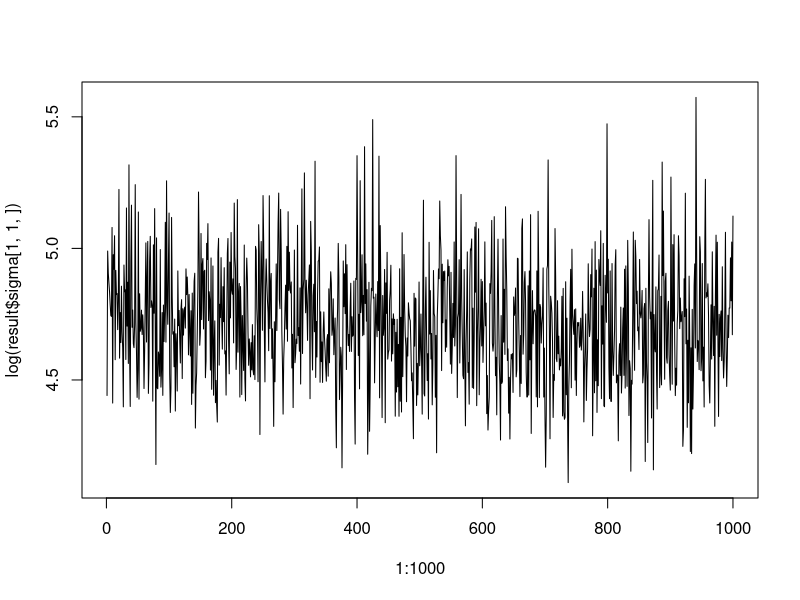
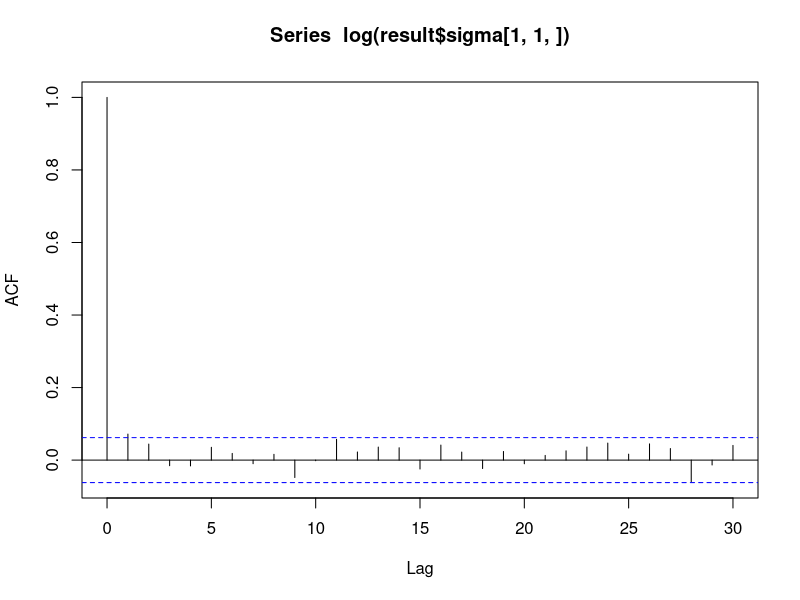
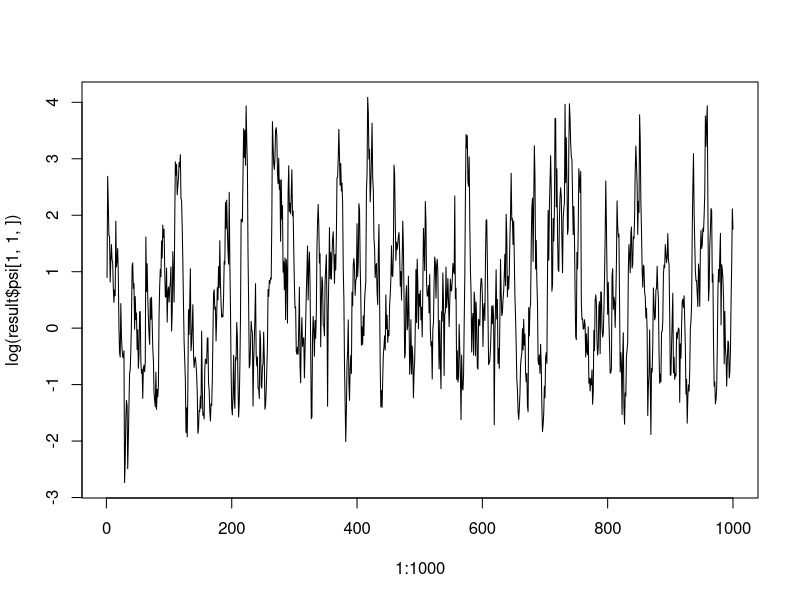
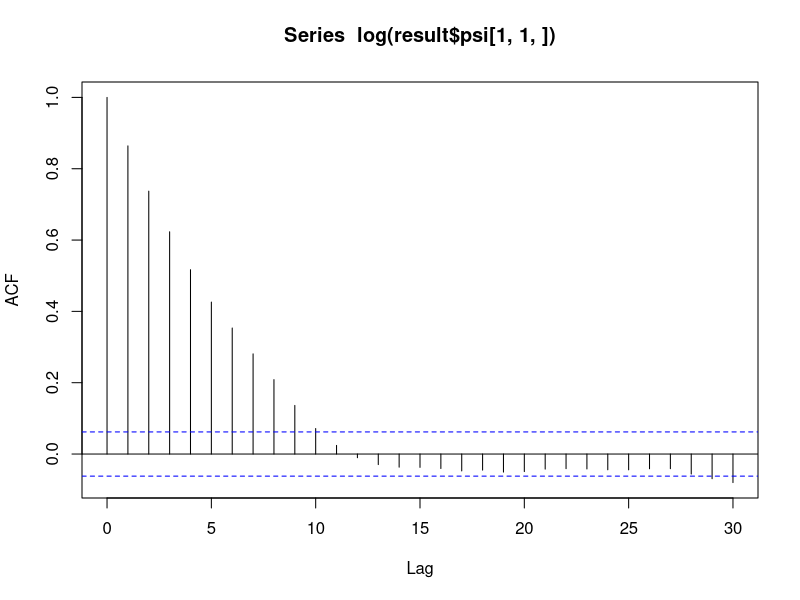
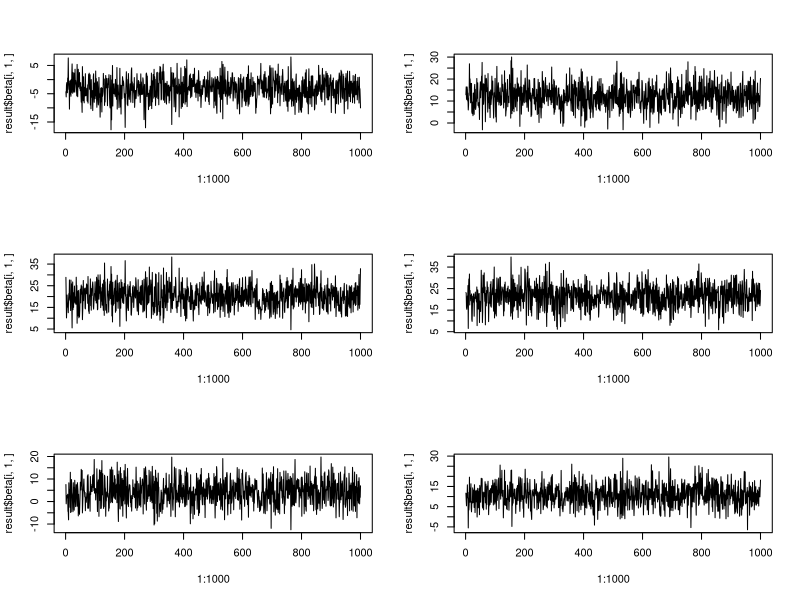
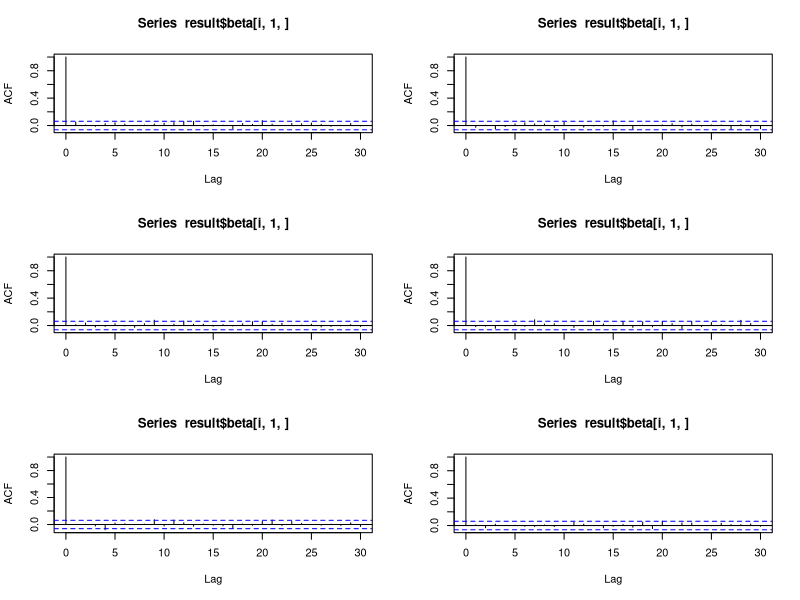

These figures' R source, in order:
library(pan)


### Name: pan
### Title: Imputation of multivariate panel or cluster data
### Aliases: pan
### Keywords: models

### ** Examples

########################################################################
# This example is somewhat atypical because the data consist of a
# single response variable (change in heart rate) measured repeatedly;
# most uses of pan() will involve r > 1 response variables. If we had
# r response variables rather than one, the only difference would be
# that the vector y below would become a matrix with r columns, one
# for each response variable. The dimensions of Sigma (the residual
# covariance matrix for the response) and Psi (the covariance matrix
# for the random effects) would also change to (r x r) and (r*q x r*q),
# respectively, where q is the number of random coefficients in the
# model (in this case q=1 because we have only random intercepts). The
# new dimensions for Sigma and Psi will be reflected in the prior
# distribution, as Dinv and Binv become (r x r) and (r*q x r*q).  
#
# The pred matrix has the same number of rows as y, the number of
# subject-occasions. Each column of Xi and Zi must be represented in
# pred. Because Zi is merely the first column of Xi, we do not need to
# enter that column twice. So pred is simply the matrix Xi, stacked
# upon itself nine times.
#
data(marijuana)
attach(marijuana)
pred <- with(marijuana,cbind(int,dummy1,dummy2,dummy3,dummy4,dummy5))
#
# Now we must tell pan that all six columns of pred are to be used in
# Xi, but only the first column of pred appears in Zi.
#
xcol <- 1:6
zcol <- 1
########################################################################
# The model specification is now complete. The only task that remains
# is to specify the prior distributions for the covariance matrices
# Sigma and Psi.
#
# Recall that the dimension of Sigma is (r x r) where r
# is the number of response variables (in this case, r=1). The prior
# distribution for Sigma is inverted Wishart with hyperparameters a 
# (scalar) and Binv (r x r), where a is the imaginary degrees of freedom
# and Binv/a is the prior guesstimate of Sigma. The value of a must be
# greater than or equal to r. The "least informative" prior possible
# would have a=r, so here we will take a=1. As a prior guesstimate of 
# Sigma we will use the (r x r) identity matrix, so Binv = 1*1 = 1.
#
# By similar reasoning we choose the prior distribution for Psi. The
# dimension of Psi is (r*q x r*q) where q is the number of random
# effects in the model (i.e. the length of zcol, which in this case is
# one). The hyperparameters for Psi are c and Dinv, where c is the
# imaginary degrees of freedom (which must be greater than or equal to
# r*q) and Dinv/c is the prior guesstimate of Psi. We will take c=1
# and Dinv=1*1 = 1.
#
# The prior is specified as a list with four components named a, Binv,
# c, and Dinv, respectively.
#
prior <- list(a=1,Binv=1,c=1,Dinv=1)
########################################################################
# Now we are ready to run pan(). Let's assume that the pan function
# and the object code have already been loaded into R. First we
# do a preliminary run of 1000 iterations. 
#
result <- pan(y,subj,pred,xcol,zcol,prior,seed=13579,iter=1000)
#
# Check the convergence behavior by making time-series plots and acfs
# for the model parameters. Variances will be plotted on a log
# scale. We'll assume that a graphics device has already been opened.
#
plot(1:1000,log(result$sigma[1,1,]),type="l")
acf(log(result$sigma[1,1,]))
plot(1:1000,log(result$psi[1,1,]),type="l")
acf(log(result$psi[1,1,]))
par(mfrow=c(3,2))
for(i in 1:6) plot(1:1000,result$beta[i,1,],type="l")
for(i in 1:6) acf(result$beta[i,1,])
#
# This example appears to converge very rapidly; the only appreciable
# autocorrelations are found in Psi, and even those die down by lag
# 10. With a sample this small we can afford to be cautious, so let's
# impute the missing data m=10 times taking 100 steps between
# imputations. We'll use the current simulated value of y as the first
# imputation, then restart the chain where we left off to produce
# the second through the tenth.
#
y1 <- result$y
result <- pan(y,subj,pred,xcol,zcol,prior,seed=9565,iter=100,start=result$last)
y2 <- result$y
result <- pan(y,subj,pred,xcol,zcol,prior,seed=6047,iter=100,start=result$last)
y3 <- result$y
result <- pan(y,subj,pred,xcol,zcol,prior,seed=3955,iter=100,start=result$last)
y4 <- result$y
result <- pan(y,subj,pred,xcol,zcol,prior,seed=4761,iter=100,start=result$last)
y5 <- result$y
result <- pan(y,subj,pred,xcol,zcol,prior,seed=9188,iter=100,start=result$last)
y6 <- result$y
result <- pan(y,subj,pred,xcol,zcol,prior,seed=9029,iter=100,start=result$last)
y7 <- result$y
result <- pan(y,subj,pred,xcol,zcol,prior,seed=4343,iter=100,start=result$last)
y8 <- result$y
result <- pan(y,subj,pred,xcol,zcol,prior,seed=2372,iter=100,start=result$last)
y9 <- result$y
result <- pan(y,subj,pred,xcol,zcol,prior,seed=7081,iter=100,start=result$last)
y10 <- result$y
########################################################################
# Now we combine the imputation results according to mitools
########################################################################
# First, we build data frames from above,
d1 <- data.frame(y=y1,subj,pred)
d2 <- data.frame(y=y2,subj,pred)
d3 <- data.frame(y=y3,subj,pred)
d4 <- data.frame(y=y4,subj,pred)
d5 <- data.frame(y=y5,subj,pred)
d6 <- data.frame(y=y6,subj,pred)
d7 <- data.frame(y=y7,subj,pred)
d8 <- data.frame(y=y8,subj,pred)
d9 <- data.frame(y=y9,subj,pred)
d10 <- data.frame(y=y10,subj,pred)
# Second, we establish a S3 object as needed for the function MIcombine
# nevertheless we start with an ordinary least squares regression
require(mitools)
d <- imputationList(list(d1,d2,d3,d4,d5,d6,d7,d8,d9,d10))
w <- with(d,lm(y~-1+pred))
MIcombine(w)
# Now, we can turn to lmer as in lme4 package but in this case it is the
# same.
if(require(lme4)) {
w2 <- with(d,lmer(y~-1+pred+(1|subj)))
b <- MIextract(w2,fun=fixef)
Var <- function(obj) unlist(lapply(diag(vcov(obj)),function(m) m))
v <- MIextract(w2,fun=Var)
MIcombine(b,v)
detach(marijuana)
}
### bivariate example

data(bitest)
attach(bitest)
y <- with(bitest,cbind(y1,y2))

subj <- c(clusterid)
pred <- cbind (int, x1, x2, x3)
xcol <- 1:4
zcol <- 1
a <- 2
c <- 2
id2 <- matrix(c(1,0,0,1),ncol=2,nrow=2)
Binv <- a*id2
Dinv <- c*id2
prior <- list(a=a, Binv=Binv, c=c, Dinv=Dinv)
result <- pan(y, subj, pred, xcol, zcol, prior, seed=12345, iter=1000)
